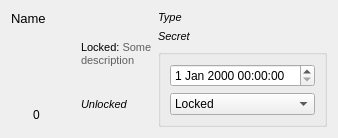
           <widget class="QWidget" name="tab_6">
            <attribute name="title">
             <string>Achievement</string>
            </attribute>
            <layout class="QHBoxLayout" name="horizontalLayout_8">
             <item>
              <layout class="QVBoxLayout" name="verticalLayout_12" stretch="0,1">
               <item>
                <widget class="QLabel" name="lblAchName">
                 <property name="text">
                  <string>&lt;!DOCTYPE HTML PUBLIC &quot;-//W3C//DTD HTML 4.0//EN&quot; &quot;http://www.w3.org/TR/REC-html40/strict.dtd&quot;&gt;
&lt;html&gt;&lt;head&gt;&lt;meta name=&quot;qrichtext&quot; content=&quot;1&quot; /&gt;&lt;style type=&quot;text/css&quot;&gt;
p, li { white-space: pre-wrap; }
&lt;/style&gt;&lt;/head&gt;&lt;body style=&quot; font-family:'MS Shell Dlg 2'; font-size:8.25pt; font-weight:400; font-style:normal;&quot;&gt;
&lt;p style=&quot; margin-top:0px; margin-bottom:0px; margin-left:0px; margin-right:0px; -qt-block-indent:0; text-indent:0px;&quot;&gt;&lt;span style=&quot; font-size:10pt;&quot;&gt;Name&lt;/span&gt;&lt;/p&gt;&lt;/body&gt;&lt;/html&gt;</string>
                 </property>
                 <property name="wordWrap">
                  <bool>true</bool>
                 </property>
                </widget>
               </item>
               <item>
                <layout class="QHBoxLayout" name="horizontalLayout_7" stretch="0,1">
                 <item>
                  <layout class="QVBoxLayout" name="verticalLayout_8">
                   <item>
                    <widget class="QLabel" name="imgAch">
                     <property name="minimumSize">
                      <size>
                       <width>64</width>
                       <height>64</height>
                      </size>
                     </property>
                     <property name="maximumSize">
                      <size>
                       <width>64</width>
                       <height>64</height>
                      </size>
                     </property>
                     <property name="contextMenuPolicy">
                      <enum>Qt::CustomContextMenu</enum>
                     </property>
                     <property name="frameShape">
                      <enum>QFrame::NoFrame</enum>
                     </property>
                     <property name="text">
                      <string>&lt;!DOCTYPE HTML PUBLIC &quot;-//W3C//DTD HTML 4.0//EN&quot; &quot;http://www.w3.org/TR/REC-html40/strict.dtd&quot;&gt;
&lt;html&gt;&lt;head&gt;&lt;meta name=&quot;qrichtext&quot; content=&quot;1&quot; /&gt;&lt;style type=&quot;text/css&quot;&gt;
p, li { white-space: pre-wrap; }
&lt;/style&gt;&lt;/head&gt;&lt;body style=&quot; font-family:'MS Shell Dlg 2'; font-size:8.25pt; font-weight:400; font-style:normal;&quot;&gt;
&lt;p style=&quot;-qt-paragraph-type:empty; margin-top:0px; margin-bottom:0px; margin-left:0px; margin-right:0px; -qt-block-indent:0; text-indent:0px; font-size:8pt;&quot;&gt;&lt;/p&gt;&lt;/body&gt;&lt;/html&gt;</string>
                     </property>
                    </widget>
                   </item>
                   <item>
                    <layout class="QHBoxLayout" name="horizontalLayout_6" stretch="0,0">
                     <item>
                      <widget class="QLabel" name="label">
                       <property name="minimumSize">
                        <size>
                         <width>16</width>
                         <height>16</height>
                        </size>
                       </property>
                       <property name="maximumSize">
                        <size>
                         <width>16</width>
                         <height>16</height>
                        </size>
                       </property>
                       <property name="text">
                        <string/>
                       </property>
                       <property name="pixmap">
                        <pixmap resource="Resources.qrc">:/Images/gamerscore.png</pixmap>
                       </property>
                      </widget>
                     </item>
                     <item>
                      <widget class="QLabel" name="lblAchGamescore">
                       <property name="text">
                        <string>0</string>
                       </property>
                       <property name="wordWrap">
                        <bool>true</bool>
                       </property>
                      </widget>
                     </item>
                    </layout>
                   </item>
                  </layout>
                 </item>
                 <item>
                  <layout class="QVBoxLayout" name="verticalLayout_9">
                   <item>
                    <widget class="QLabel" name="lblAchLockDesc">
                     <property name="text">
                      <string>&lt;!DOCTYPE HTML PUBLIC &quot;-//W3C//DTD HTML 4.0//EN&quot; &quot;http://www.w3.org/TR/REC-html40/strict.dtd&quot;&gt;
&lt;html&gt;&lt;head&gt;&lt;meta name=&quot;qrichtext&quot; content=&quot;1&quot; /&gt;&lt;style type=&quot;text/css&quot;&gt;
p, li { white-space: pre-wrap; }
&lt;/style&gt;&lt;/head&gt;&lt;body style=&quot; font-family:'MS Shell Dlg 2'; font-size:8.25pt; font-weight:400; font-style:normal;&quot;&gt;
&lt;p style=&quot; margin-top:0px; margin-bottom:0px; margin-left:0px; margin-right:0px; -qt-block-indent:0; text-indent:0px;&quot;&gt;&lt;span style=&quot; font-size:8pt;&quot;&gt;Locked: &lt;/span&gt;&lt;span style=&quot; font-size:8pt; color:#5f5f5f;&quot;&gt;Some description&lt;/span&gt;&lt;/p&gt;&lt;/body&gt;&lt;/html&gt;</string>
                     </property>
                     <property name="wordWrap">
                      <bool>true</bool>
                     </property>
                    </widget>
                   </item>
                   <item>
                    <widget class="QLabel" name="lblAchUnlDesc">
                     <property name="text">
                      <string>&lt;!DOCTYPE HTML PUBLIC &quot;-//W3C//DTD HTML 4.0//EN&quot; &quot;http://www.w3.org/TR/REC-html40/strict.dtd&quot;&gt;
&lt;html&gt;&lt;head&gt;&lt;meta name=&quot;qrichtext&quot; content=&quot;1&quot; /&gt;&lt;style type=&quot;text/css&quot;&gt;
p, li { white-space: pre-wrap; }
&lt;/style&gt;&lt;/head&gt;&lt;body style=&quot; font-family:'MS Shell Dlg 2'; font-size:8.25pt; font-weight:400; font-style:normal;&quot;&gt;
&lt;p style=&quot; margin-top:0px; margin-bottom:0px; margin-left:0px; margin-right:0px; -qt-block-indent:0; text-indent:0px;&quot;&gt;&lt;span style=&quot; font-size:8pt; font-style:italic;&quot;&gt;Unlocked &lt;/span&gt;&lt;/p&gt;&lt;/body&gt;&lt;/html&gt;</string>
                     </property>
                     <property name="wordWrap">
                      <bool>true</bool>
                     </property>
                    </widget>
                   </item>
                  </layout>
                 </item>
                </layout>
               </item>
              </layout>
             </item>
             <item>
              <layout class="QVBoxLayout" name="verticalLayout_15" stretch="1,1,2">
               <item>
                <widget class="QLabel" name="lblAchType">
                 <property name="text">
                  <string>&lt;!DOCTYPE HTML PUBLIC &quot;-//W3C//DTD HTML 4.0//EN&quot; &quot;http://www.w3.org/TR/REC-html40/strict.dtd&quot;&gt;
&lt;html&gt;&lt;head&gt;&lt;meta name=&quot;qrichtext&quot; content=&quot;1&quot; /&gt;&lt;style type=&quot;text/css&quot;&gt;
p, li { white-space: pre-wrap; }
&lt;/style&gt;&lt;/head&gt;&lt;body style=&quot; font-family:'MS Shell Dlg 2'; font-size:8.25pt; font-weight:400; font-style:normal;&quot;&gt;
&lt;p style=&quot; margin-top:0px; margin-bottom:0px; margin-left:0px; margin-right:0px; -qt-block-indent:0; text-indent:0px;&quot;&gt;&lt;span style=&quot; font-size:8pt; font-style:italic;&quot;&gt;Type&lt;/span&gt;&lt;/p&gt;&lt;/body&gt;&lt;/html&gt;</string>
                 </property>
                 <property name="wordWrap">
                  <bool>true</bool>
                 </property>
                </widget>
               </item>
               <item>
                <widget class="QLabel" name="lblAchSecret">
                 <property name="text">
                  <string>&lt;!DOCTYPE HTML PUBLIC &quot;-//W3C//DTD HTML 4.0//EN&quot; &quot;http://www.w3.org/TR/REC-html40/strict.dtd&quot;&gt;
&lt;html&gt;&lt;head&gt;&lt;meta name=&quot;qrichtext&quot; content=&quot;1&quot; /&gt;&lt;style type=&quot;text/css&quot;&gt;
p, li { white-space: pre-wrap; }
&lt;/style&gt;&lt;/head&gt;&lt;body style=&quot; font-family:'MS Shell Dlg 2'; font-size:8.25pt; font-weight:400; font-style:normal;&quot;&gt;
&lt;p style=&quot; margin-top:0px; margin-bottom:0px; margin-left:0px; margin-right:0px; -qt-block-indent:0; text-indent:0px;&quot;&gt;&lt;span style=&quot; font-size:8pt; font-style:italic;&quot;&gt;Secret&lt;/span&gt;&lt;/p&gt;&lt;/body&gt;&lt;/html&gt;</string>
                 </property>
                 <property name="wordWrap">
                  <bool>true</bool>
                 </property>
                </widget>
               </item>
               <item>
                <widget class="QGroupBox" name="groupBox">
                 <property name="title">
                  <string/>
                 </property>
                 <layout class="QVBoxLayout" name="verticalLayout_16">
                  <item>
                   <widget class="QDateTimeEdit" name="dteAchTimestamp"/>
                  </item>
                  <item>
                   <widget class="QComboBox" name="cmbxAchState">
                    <item>
                     <property name="text">
                      <string>Locked</string>
                     </property>
                    </item>
                    <item>
                     <property name="text">
                      <string>Unlocked Offline</string>
                     </property>
                    </item>
                    <item>
                     <property name="text">
                      <string>Unlocked Online</string>
                     </property>
                    </item>
                   </widget>
                  </item>
                 </layout>
                </widget>
               </item>
              </layout>
             </item>
            </layout>
           </widget>
